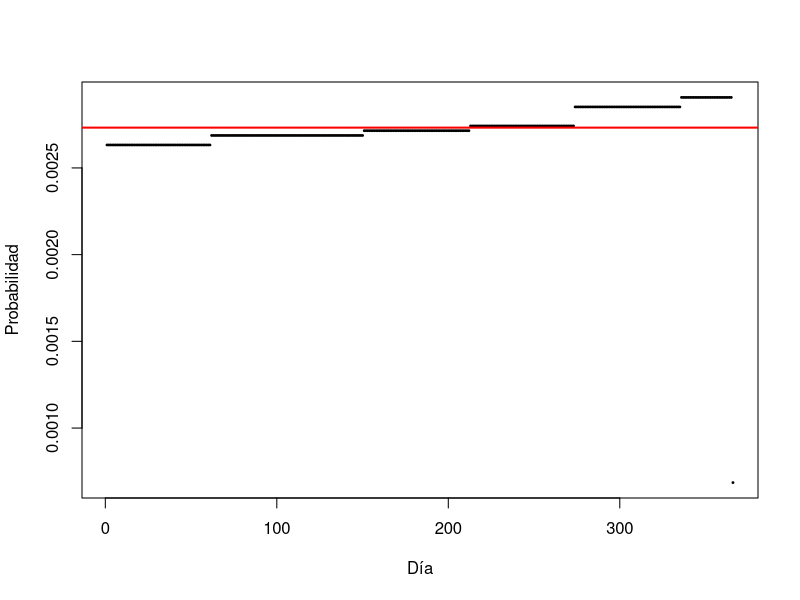
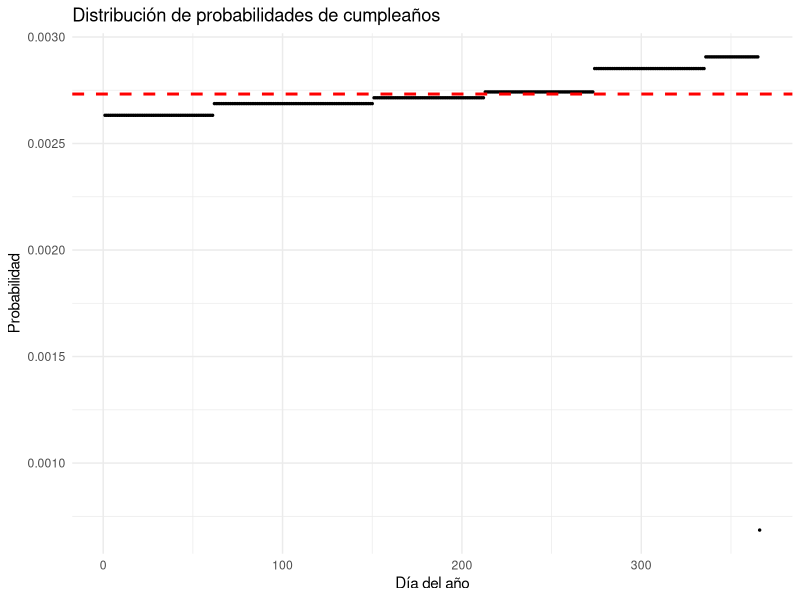
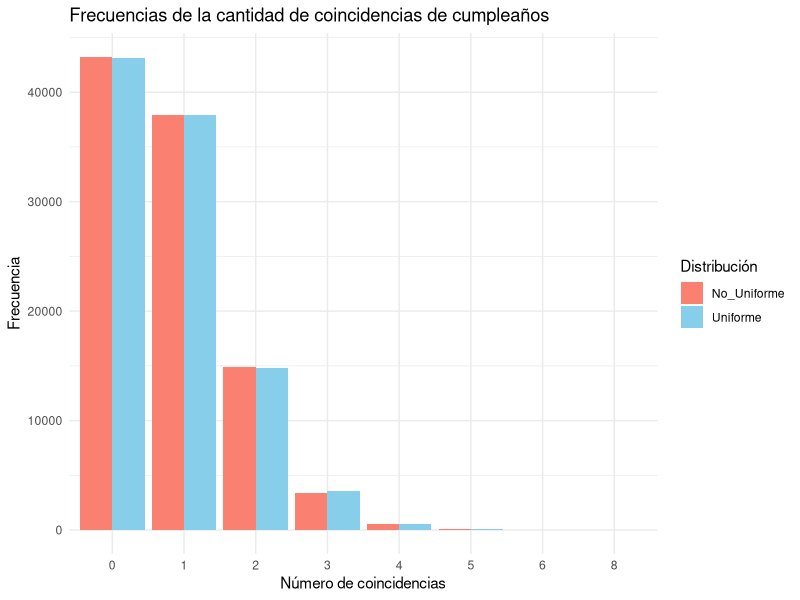
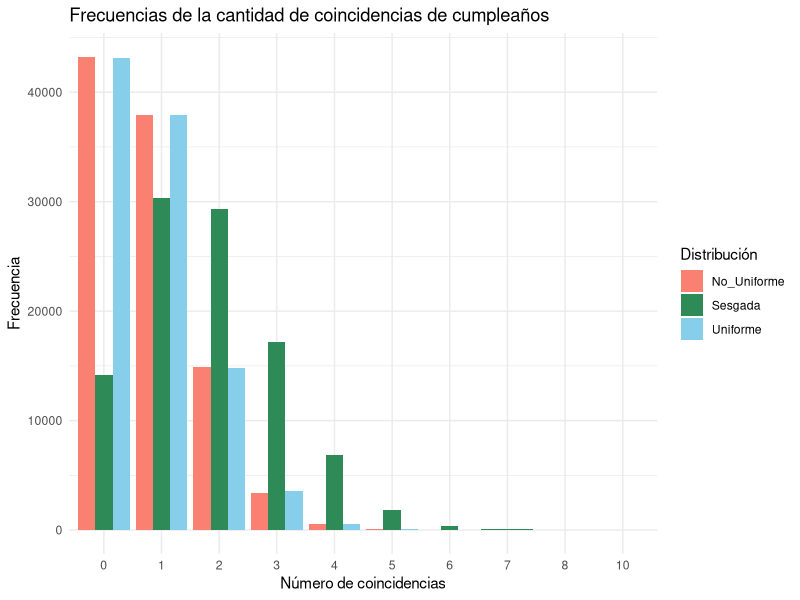

Generate these figures, in order, with R:
library(ggplot2)
library(ggplot2)
library(tidyr)

# Vector de Frecuencias Relativas de nacimientos por días del año.
p = c(rep(96, 61), 
      rep(98, 89), 
      rep(99, 62),
      rep(100, 61), 
      rep(104, 62), 
      rep(106, 30), 
      25) # Este 25 corresponde al 29/2 que sólo se da en años bisiestos.



## Ejercicio 6-1 ##

# Cantidad de elementos en p 
length(p);

# Frecuencia Relativa de un día en caso de su distribución sea uniforme
1/366;

# Distintas probabilidades posibles para la selección de día
unique(p / sum(p));

# Gráfico de las probabilidad de cada día
plot(1:366, p/sum(p), type = 'p', xlab = 'Día',
     ylab = 'Probabilidad', cex = .25, pch = 19)
abline(h = 1/366, lwd = 2, col ='red')


# Versión mejorada del gráfico
df <- data.frame(
  dia = 1:366,
  prob = p / sum(p)
)

ggplot(df, aes(x = dia, y = prob)) +
  geom_point(size = 0.5) +
  geom_hline(yintercept = 1/366, color = "red", linetype = "dashed", size = 1) +
  labs(title = "Distribución de probabilidades de cumpleaños",
       x = "Día del año",
       y = "Probabilidad") +
  theme_minimal()



## Ejercicio 6-2 ## 

set.seed(1237)       
N = 100000; n = 25                                  # Nro de repeticiones; n° personas en la habitación
coincidencias = coincidencias_p = numeric(N)        # Inicialización del vector "X: n° de coincidencias" para almacenar los resultados.


# Bucle con las N repeticiones de simulación
for (i in 1:N) 
{
  # Muestras del dia de cumpleaños de 25 personas
  sample_p = sample(x = 1:366, size = 25, repl = TRUE, prob =  p)   # Distribución no uniforme
  sample = sample(x = 1:366, size = 25, repl = TRUE)                # Distribución uniforme
  
  # Cáculo del Nro de coincidencias para ambos casos
  coincidencias_p[i] = n - length(unique(sample_p))
  coincidencias[i] = n - length(unique(sample)) 
  
}

# Proporción de simulaciones sin coincidencias de cumpleaños
mean(coincidencias_p == 0)
mean(coincidencias == 0)

# Valor esperado del número de coincidencias de cumpleaños
mean(coincidencias_p)
mean(coincidencias)


# Frecuencias absolutas

# Creamos un dataset para mostrar las distintas frecuencias en ambas distribuciones
df_frec <- as.data.frame(table(coincidencias))
df_frec_p <- as.data.frame(table(coincidencias_p))

colnames(df_frec) <- c("Coincidencias", "Uniforme")
colnames(df_frec_p) <- c("Coincidencias", "No_Uniforme")

frecuencias <- merge(df_frec, df_frec_p, by = "Coincidencias", all = TRUE)

frecuencias$Coincidencias <- as.integer(as.character(frecuencias$Coincidencias))
frecuencias[is.na(frecuencias)] <- 0


# Convertir a formato largo para graficar
frecuencias_largas <- pivot_longer(frecuencias,
                                   cols = c("Uniforme", "No_Uniforme"),
                                   names_to = "Distribucion",
                                   values_to = "Frecuencia")

# Grafico de barras
ggplot(frecuencias_largas, aes(x = factor(Coincidencias), y = Frecuencia, fill = Distribucion)) +
  geom_bar(stat = "identity", position = "dodge") +
  labs(title = "Frecuencias de la cantidad de coincidencias de cumpleaños",
       x = "Número de coincidencias",
       y = "Frecuencia",
       fill = "Distribución") +
  scale_fill_manual(values = c("Uniforme" = "skyblue", "No_Uniforme" = "salmon")) +
  theme_minimal()



### Anexo ###

# Varío el vector p con otra Frecuencia Relativa, a fin de probar otro caso sesgado
p_sesgo = c(rep(9,91), rep(1,275))
coincidencias_sesgo = numeric(N)
p_sesgo

for (i in 1:N)
{
  sample_sesgo = sample(x = 1:366, size = 25, repl = TRUE, prob =  p_sesgo)  
  coincidencias_sesgo[i] = n - length(unique(sample_sesgo))   
}

# Frecuencias absolutas
table(coincidencias_sesgo)

# Creamos un dataset para graficar
df_sesgo <- as.data.frame(table(coincidencias_sesgo))
colnames(df_sesgo) <- c("Coincidencias", "Frecuencia")
df_sesgo$Coincidencias <- as.integer(as.character(df_sesgo$Coincidencias))
df_sesgo$Distribucion <- "Sesgada"

# Unimos con el dataset ya existente
frecuencias_largas <- rbind(frecuencias_largas, df_sesgo)

# Grafico de barras
ggplot(frecuencias_largas, aes(x = factor(Coincidencias), y = Frecuencia, fill = Distribucion)) +
  geom_bar(stat = "identity", position = "dodge") +
  labs(title = "Frecuencias de la cantidad de coincidencias de cumpleaños",
       x = "Número de coincidencias",
       y = "Frecuencia",
       fill = "Distribución") +
  scale_fill_manual(values = c("Uniforme" = "skyblue", "No_Uniforme" = "salmon", "Sesgada" = "seagreen")) +
  theme_minimal()
